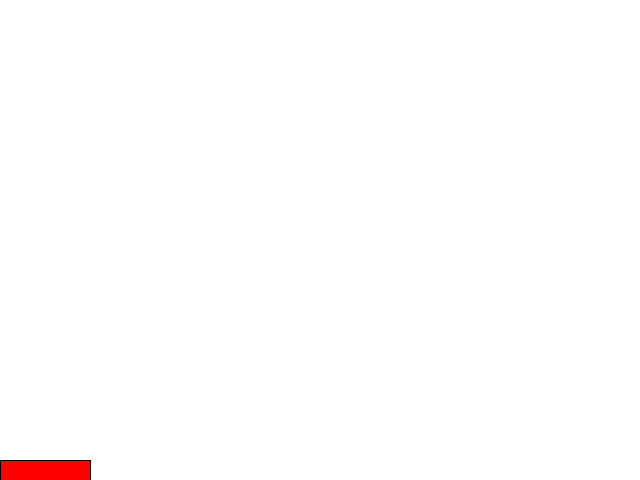
Frame 1 (no input)
Frame 60 (the mouse pressed at the canvas centre just before this capture): identical to frame 1, image omitted
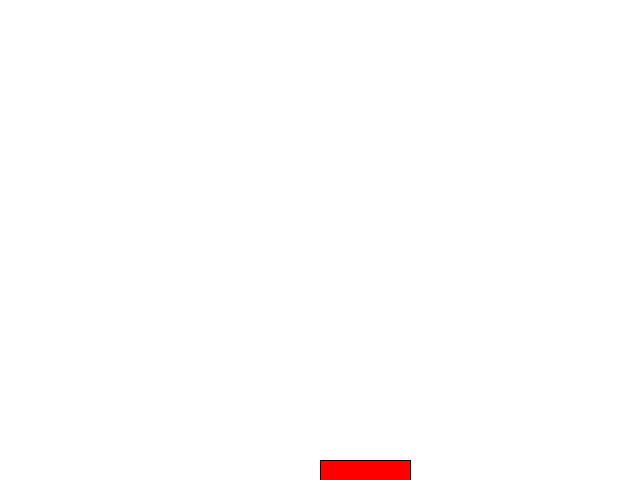
Frame 120 (the mouse held since frame 60 and released just before this capture)

The Processing sketch that drew these frames (run headless with seeded random() and noise(); from frame 60 on, the mouse is pressed at the canvas centre):

// Processing sketch: ex09_02
// ── ex09_02.pde
void setup(){
	size(640, 480);
	background(255);
	fill(255, 0, 0);
}

void draw(){
  int d=40;
  int w=90;
  int y=height-d/2;
  background(255);
  if (mouseX>width-w) {
    rect(width-w, y, w, d);    
  } else {
    rect(mouseX, y, w, d);    
  }
}
